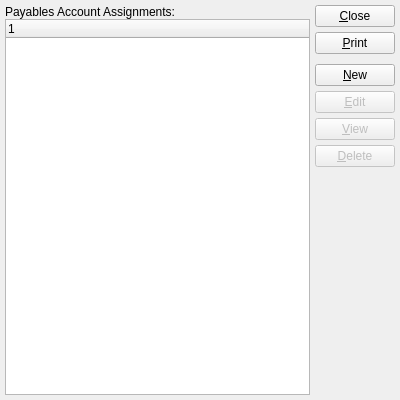
<?xml version="1.0" encoding="UTF-8"?>
<ui version="4.0">
 <comment>This file is part of the xTuple ERP: PostBooks Edition, a free and
open source Enterprise Resource Planning software suite,
Copyright (c) 1999-2018 by OpenMFG LLC, d/b/a xTuple.
It is licensed to you under the Common Public Attribution License
version 1.0, the full text of which (including xTuple-specific Exhibits)
is available at www.xtuple.com/CPAL.  By using this software, you agree
to be bound by its terms.</comment>
 <class>apAccountAssignments</class>
 <widget class="QWidget" name="apAccountAssignments">
  <property name="geometry">
   <rect>
    <x>0</x>
    <y>0</y>
    <width>400</width>
    <height>400</height>
   </rect>
  </property>
  <property name="windowTitle">
   <string>List Payables Account Assignments</string>
  </property>
  <layout class="QGridLayout" name="gridLayout">
   <item row="0" column="0">
    <layout class="QVBoxLayout">
     <property name="spacing">
      <number>0</number>
     </property>
     <item>
      <widget class="QLabel" name="_apAccountsLit">
       <property name="text">
        <string>Payables Account Assignments:</string>
       </property>
      </widget>
     </item>
     <item>
      <widget class="XTreeWidget" name="_apaccnt"/>
     </item>
    </layout>
   </item>
   <item row="0" column="1">
    <layout class="QVBoxLayout" name="verticalLayout">
     <item>
      <widget class="QPushButton" name="_close">
       <property name="text">
        <string>&amp;Close</string>
       </property>
      </widget>
     </item>
     <item>
      <widget class="QPushButton" name="_print">
       <property name="text">
        <string>&amp;Print</string>
       </property>
      </widget>
     </item>
     <item>
      <spacer name="verticalSpacer">
       <property name="orientation">
        <enum>Qt::Vertical</enum>
       </property>
       <property name="sizeType">
        <enum>QSizePolicy::Preferred</enum>
       </property>
       <property name="sizeHint" stdset="0">
        <size>
         <width>20</width>
         <height>5</height>
        </size>
       </property>
      </spacer>
     </item>
     <item>
      <widget class="QPushButton" name="_new">
       <property name="text">
        <string>&amp;New</string>
       </property>
      </widget>
     </item>
     <item>
      <widget class="QPushButton" name="_edit">
       <property name="enabled">
        <bool>false</bool>
       </property>
       <property name="text">
        <string>&amp;Edit</string>
       </property>
      </widget>
     </item>
     <item>
      <widget class="QPushButton" name="_view">
       <property name="enabled">
        <bool>false</bool>
       </property>
       <property name="text">
        <string>&amp;View</string>
       </property>
      </widget>
     </item>
     <item>
      <widget class="QPushButton" name="_delete">
       <property name="enabled">
        <bool>false</bool>
       </property>
       <property name="text">
        <string>&amp;Delete</string>
       </property>
      </widget>
     </item>
     <item>
      <spacer name="Spacer56">
       <property name="orientation">
        <enum>Qt::Vertical</enum>
       </property>
       <property name="sizeType">
        <enum>QSizePolicy::Expanding</enum>
       </property>
       <property name="sizeHint" stdset="0">
        <size>
         <width>20</width>
         <height>20</height>
        </size>
       </property>
      </spacer>
     </item>
    </layout>
   </item>
  </layout>
 </widget>
 <layoutdefault spacing="5" margin="5"/>
 <customwidgets>
  <customwidget>
   <class>XTreeWidget</class>
   <extends>QTreeWidget</extends>
   <header>xtreewidget.h</header>
   <container>1</container>
  </customwidget>
 </customwidgets>
 <tabstops>
  <tabstop>_apaccnt</tabstop>
  <tabstop>_new</tabstop>
  <tabstop>_view</tabstop>
  <tabstop>_delete</tabstop>
  <tabstop>_print</tabstop>
  <tabstop>_close</tabstop>
 </tabstops>
 <resources/>
 <connections>
  <connection>
   <sender>_close</sender>
   <signal>clicked()</signal>
   <receiver>apAccountAssignments</receiver>
   <slot>close()</slot>
   <hints>
    <hint type="sourcelabel">
     <x>20</x>
     <y>20</y>
    </hint>
    <hint type="destinationlabel">
     <x>20</x>
     <y>20</y>
    </hint>
   </hints>
  </connection>
  <connection>
   <sender>_apaccnt</sender>
   <signal>valid(bool)</signal>
   <receiver>_view</receiver>
   <slot>setEnabled(bool)</slot>
   <hints>
    <hint type="sourcelabel">
     <x>20</x>
     <y>20</y>
    </hint>
    <hint type="destinationlabel">
     <x>20</x>
     <y>20</y>
    </hint>
   </hints>
  </connection>
 </connections>
</ui>
